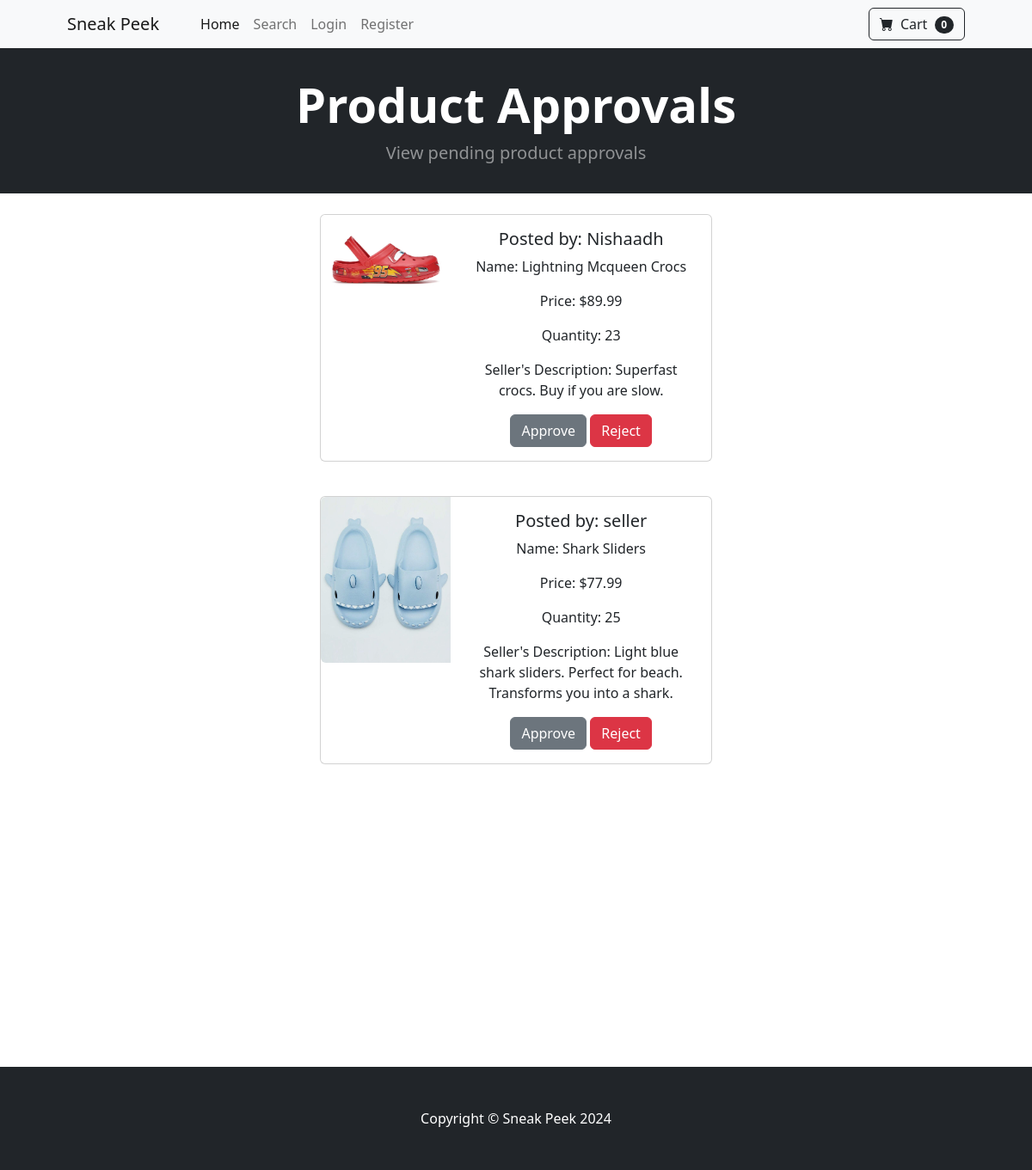
The app's page /product_approval/, older data.
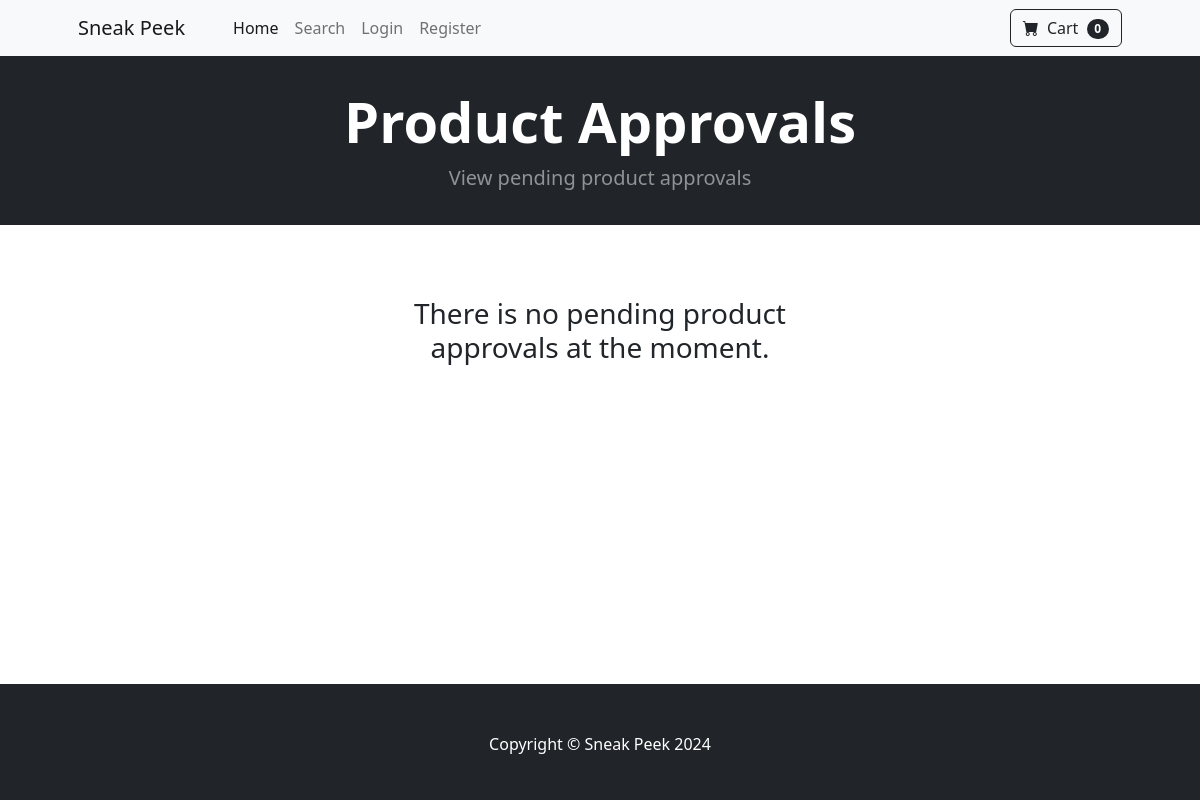
The same page, newer data.
### sneakpeek/models.py (models this page shows, shortened)
class Product(models.Model):
    name = models.CharField(max_length=100)
    price = models.DecimalField(default=0, decimal_places=2, max_digits=6)
    quantity = models.IntegerField(default=1)
    category = models.ForeignKey(Category, on_delete=models.CASCADE, default=1)
    seller = models.ForeignKey(User, on_delete=models.CASCADE, default=1)
    brand = models.CharField(max_length=100, null=True)
    description = models.CharField(max_length=250, default='', blank=True, null=True)
    image = models.ImageField(upload_to='uploads/product/')
    approved = models.BooleanField(null=True)

### sneakpeek/views.py (the view)
# urls.py: path('product_approval/', views.product_approval, name='product_approval'),
def product_approval(request):
    pending_product = Product.objects.filter(approved__isnull=True)
    return render(request, 'pending_product_approval.html', {'products':pending_product})

### cart/cart.py (called while the page is built)
    def __len__(self):
        return len(self.cart)

### cart/context_processors.py (called while the page is built)
def cart(request):
    return {'cart': Cart(request)}

### sneakpeek/templates/pending_product_approval.html (shortened to what this page needs)
{% extends 'base.html' %}
{% block content %}
<header class="bg-dark py-3">
  <div class="container px-4 px-lg-5 my-3">
      <div class="text-center text-white">
          <h1 class="display-4 fw-bolder">Product Approvals</h1>
          <p class="lead fw-normal text-white-50 mb-0">View pending product approvals</p>
      </div>
  </div>
</header>
<br/>
<div class="container" style="width: 40%; margin: 0 auto; text-align: center;">
    {% if products %}
        {% for product in products %}
        <div class="card mb-3" style="max-width: 540px;">
            <div class="row g-0">
            <div class="col-md-4">
                <img src="{{ product.image.url }}" class="img-fluid rounded-start" alt="...">
            </div>
            <div class="col-md-8">
                <div class="card-body">
                <h5 class="card-title">Posted by: {{ product.seller }}</h5>
                <p class="card-text">Name: {{ product.name }}</p>
                <p class="card-text">Price: ${{ product.price }}</p>
                <p class="card-text"> Quantity: {{ product.quantity }}</p>
                <p class="card-text"> Seller's Description: {{ product.description }}</p>
                <button type="button" data-index="{{product.id}}" data-another-index="approve" class="btn btn-secondary action">Approve</button>
                <button type="button" data-index="{{product.id}}" data-another-index="reject" class="btn btn-danger action">Reject</button>
                </div>
            </div>
            </div>
        </div>
        {% endfor %}
    {% else %}
        <h3>There is no pending product approvals at the moment.</h3>
    {% endif %}
</div>
{% endblock %}

Row changes from the older to the newer data that the page shows:
removed Product: image (picture), seller "Nishaadh", name "Lightning Mcqueen Crocs", price "89.99", quantity "23", description "Superfast crocs. Buy if you are slow."
no longer on this page (row edited): Product: image (picture), seller "seller", name "Shark Sliders", price "77.99", quantity "25", description "Light blue shark sliders. Perfect for beach. Transforms you into a shark."
Text that changed along with them:
text now shown: "There is no pending product approvals at the moment."
